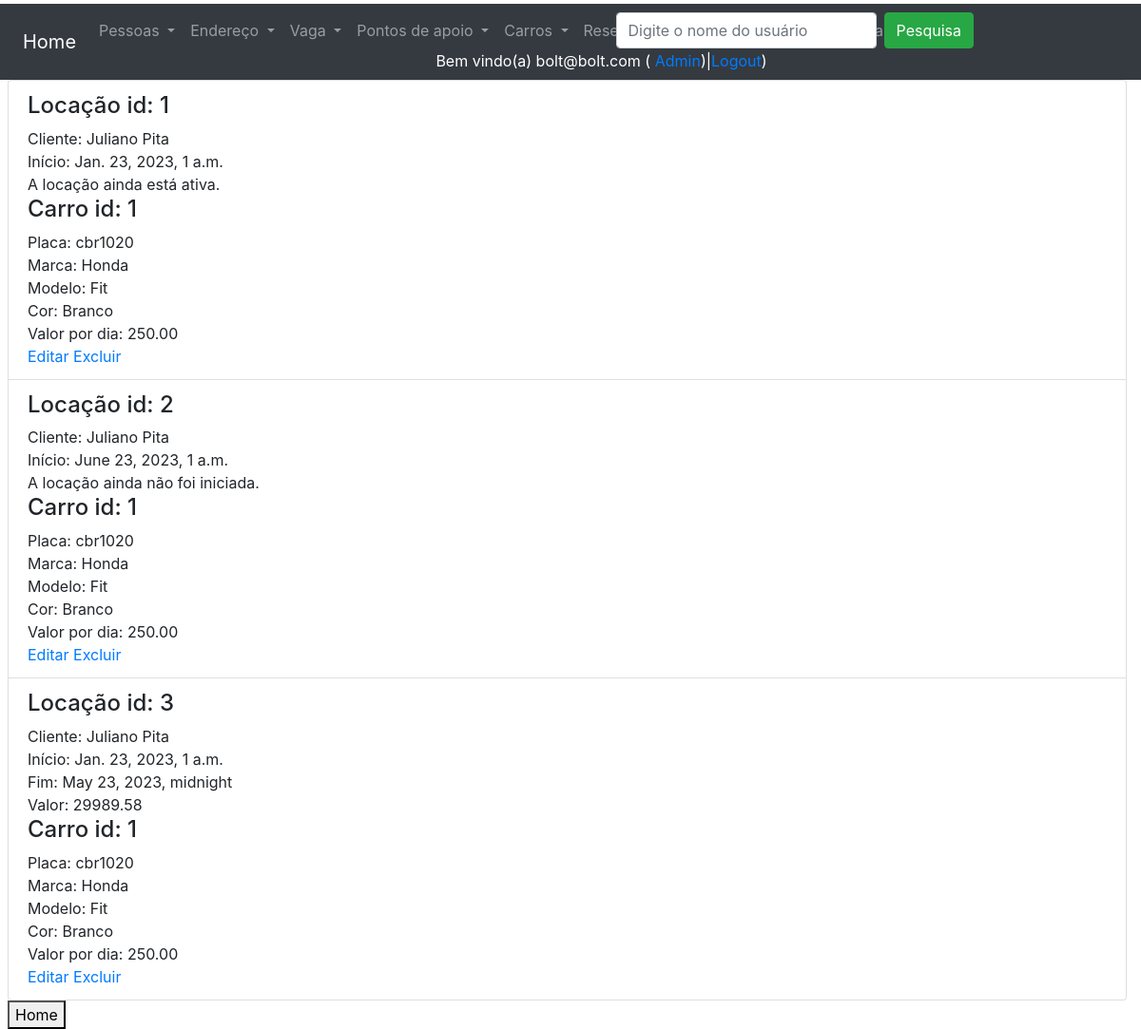
The page /listagemReservas/ (signed in) on the database its author committed.
### users/models.py (models this page shows, shortened)
class CustomUser(AbstractUser):
    username = None
    email = models.EmailField(_("email address"), unique=True)
    USERNAME_FIELD = "email"
    REQUIRED_FIELDS = []
    objects = CustomUserManager()

### core/models.py (models this page shows, shortened)
class Reserva(models.Model):
    dataInicio = models.DateTimeField(verbose_name='Data de início')
    dataFim = models.DateTimeField(verbose_name='Data de fim', blank=True, null=True, default=None)
    valor = models.DecimalField(max_digits=10, decimal_places=2, blank=True, null=True, default=0.00, verbose_name='Valor')
    tempoReserva = models.DecimalField(max_digits=10, decimal_places=2, blank=True, null=True, default=0.00, verbose_name='Tempo de reserva')
    isActive = models.BooleanField(default=True, verbose_name='Ativo?')
    cliente = models.ForeignKey(Cliente, on_delete=models.DO_NOTHING, verbose_name='Cliente')
    carro = models.ForeignKey(Carro, default=None, null=True, on_delete=models.DO_NOTHING, verbose_name='Carro')
    @property
    def status(self):
        now = timezone.make_aware(datetime.now(), timezone.get_default_timezone())
        if self.dataFim == None and self.dataInicio > now:
            return 'Futuro'
        elif self.dataFim == None and self.dataInicio < now:
            return 'Presente'
        else:
            return 'Passado'
    class Meta:
        verbose_name_plural = "Reservas"

class Pessoa(models.Model):
    nome = models.CharField(max_length=100, verbose_name='Nome')
    identificacao = models.IntegerField(default=0, verbose_name='Identificação')
    telefone = models.IntegerField(default=0, verbose_name='Telefone')
    endereco = models.ForeignKey(Endereco, on_delete=models.DO_NOTHING, verbose_name='Endereço')
    user = models.ForeignKey(CustomUser, on_delete=models.DO_NOTHING, verbose_name='User')  # verificar se é assim
    class Meta:
        verbose_name_plural = 'Pessoas'

class Carro(models.Model):
    placa = models.CharField(max_length=20, verbose_name='Placa')
    marca = models.CharField(max_length=20, verbose_name='Marca')
    modelo = models.CharField(max_length=20, verbose_name='Modelo')
    cor = models.CharField(max_length=20, verbose_name='Cor')
    locacao = models.DecimalField(max_digits=10, decimal_places=2, blank=True, null=True, default=0.00, verbose_name='Valor')
    isActive = models.BooleanField(default=True, verbose_name='Ativo?')
    disponivel = models.BooleanField(default=True, blank=True, null=True, verbose_name='Disponível?')
    vaga = models.ForeignKey(Vaga, default=None, on_delete=models.DO_NOTHING, blank=True, null=True, verbose_name='Vaga')
    class Meta:
        verbose_name_plural = 'Carros'

### core/views.py (the view)
# urls.py: path('listagemReservas/', listagemReservas, name='url_listagem_reservas'),
@login_required
def listagemReservas(request):
    if request.POST and request.POST['input_pesquisa']:
        dados = Reserva.objects.filter(cliente__nome__icontains=request.POST['input_pesquisa'])
    else:
        dados = Reserva.objects.all()
    contexto = {'dados': dados, 'text_input': 'Digite o nome do usuário', 'listagem': 'listagem'}
    return render(request, 'core/listagem_reservas.html', contexto)

### core/templates/core/listagem_reservas.html (shortened to what this page needs)
{% extends 'base.html' %}
{% load static %}
{% block main %}
<ul class="list-group">
    {% for i in dados %}
    <li class="list-group-item">
        {% if i.isActive == True %}
        <h4>Locação id: {{ i.id }}</h4>
            Cliente: {{ i.cliente.nome }} <br>
            Início: {{ i.dataInicio }} <br>
            {% if i.status == 'Passado' %}
                Fim: {{ i.dataFim }} <br>
                Valor: {{ i.valor }} <br>
            {% elif i.status == 'Presente'  %}
                A locação ainda está ativa. <br>
            {% else %}
                A locação ainda não foi iniciada. <br>
            {% endif %}
        <h4>Carro id: {{ i.carro.id }} </h4>
            Placa: {{ i.carro.placa }} <br>
            Marca: {{ i.carro.marca }} <br>
            Modelo: {{ i.carro.modelo }} <br>
            Cor: {{ i.carro.cor }} <br>
            Valor por dia: {{ i.carro.locacao }}  <br>
            <a href="{% url 'url_altera_reserva' i.id %}">Editar</a>
            <a href="{% url 'url_exclui_reserva' i.id %}">Excluir</a>
            <br>
        {% endif %}
    {% empty %}
        Não há reservas a exibir.
        </li>
    {% endfor %}
</ul>
<button onclick="window.location.href='/'">Home</button>
{% endblock %}

### templates/base.html (shortened to what this page needs)
<!DOCTYPE html>
<html lang="en">
<head>
    <link rel="stylesheet" href="https://cdn.jsdelivr.net/npm/bootstrap@4.6.2/dist/css/bootstrap.min.css">
</head>
<body>
<div class="container-fluid pt-1 pl-2">
    <div class="row bg-dark">
        <div class="col-12">
            <nav class="navbar navbar-expand-sm bg-dark navbar-dark">
                <a class="navbar-brand" href="/">Home</a>
                <div class="collapse navbar-collapse row w-100" id="collapsibleNavbar">
                    <div class="col-6">
                        <ul class="navbar-nav">
                            <li class="nav-item dropdown">
                                <a class="nav-link dropdown-toggle" href="#" id="navbardrop" data-toggle="dropdown">
                                    Pessoas
                                </a>
                            </li>
                            <li class="nav-item dropdown">
                                <a class="nav-link dropdown-toggle" href="#" id="navbardrop1" data-toggle="dropdown">
                                    Endereço
                                </a>
                            </li>
                            <li class="nav-item dropdown">
                                <a class="nav-link dropdown-toggle" href="#" id="navbardrop1" data-toggle="dropdown">
                                    Vaga
                                </a>
                            </li>
                            <li class="nav-item dropdown">
                                <a class="nav-link dropdown-toggle" href="#" id="navbardrop1" data-toggle="dropdown">
                                    Pontos de apoio
                                </a>
                            </li>
                            <li class="nav-item dropdown">
                                <a class="nav-link dropdown-toggle" href="#" id="navbardrop1" data-toggle="dropdown">
                                    Carros
                                </a>
                            </li>
                            <li class="nav-item dropdown">
                                <a class="nav-link dropdown-toggle" href="#" id="navbardrop1" data-toggle="dropdown">
                                    Reservas
                                </a>
                            </li>
                            <li class="nav-item dropdown">
                                <a class="nav-link dropdown-toggle" href="#" id="navbardrop1" data-toggle="dropdown">
                                </a>
                            </li>
                            <li class="nav-item dropdown">
                                <a class="nav-link dropdown-toggle" href="#" id="navbardrop1" data-toggle="dropdown">
                                </a>
                            </li>
                        </ul>
                    </div>
                    <div class="col">
                        {% if listagem %}
                            <form class="form-inline" method="post">
                                <input class="form-control mr-sm-2" type="text" placeholder="{{ text_input }}"
                                       name="input_pesquisa">
                                <button class="btn btn-success" type="submit">Pesquisa</button>
                            </form>
                        {% endif %}
                    </div>
                    <div class="col text-white d-flex justify-content-center align-items-center">
                        {% if user.get_username %}
                            Bem vindo(a) {{ user.get_username }} (&nbsp;
                            <a href="/admin/">Admin</a>)|
                            <a href="/accounts/logout/">Logout</a>)
                        {% else %}
                            Usuário(a) não autenticado(a) (
                            <a href="/accounts/login">Login</a> |
                            <a href="/accounts/registrar/">Registrar</a> )
                        {% endif %}
                    </div>
                </div>
            </nav>
        </div>
    </div>
    {% block main %}
    {% endblock %}
</div>
</body>
</html>

### rows shown on the page
CustomUser: get_username "bolt@bolt.com"
Reserva: id "1", cliente.nome "Juliano Pita", dataInicio "Jan. 23, 2023, 1 a.m.", shows "A locação ainda está ativa.", carro.id "1", carro.placa "cbr1020", carro.marca "Honda", carro.modelo "Fit", carro.cor "Branco", carro.locacao "250.00"
Reserva: id "2", cliente.nome "Juliano Pita", dataInicio "June 23, 2023, 1 a.m.", shows "A locação ainda não foi iniciada.", carro.id "1", carro.placa "cbr1020", carro.marca "Honda", carro.modelo "Fit", carro.cor "Branco", carro.locacao "250.00"
Reserva: id "3", cliente.nome "Juliano Pita", dataInicio "Jan. 23, 2023, 1 a.m.", dataFim "May 23, 2023, midnight", valor "29989.58", carro.id "1", carro.placa "cbr1020", carro.marca "Honda", carro.modelo "Fit", carro.cor "Branco", carro.locacao "250.00"
